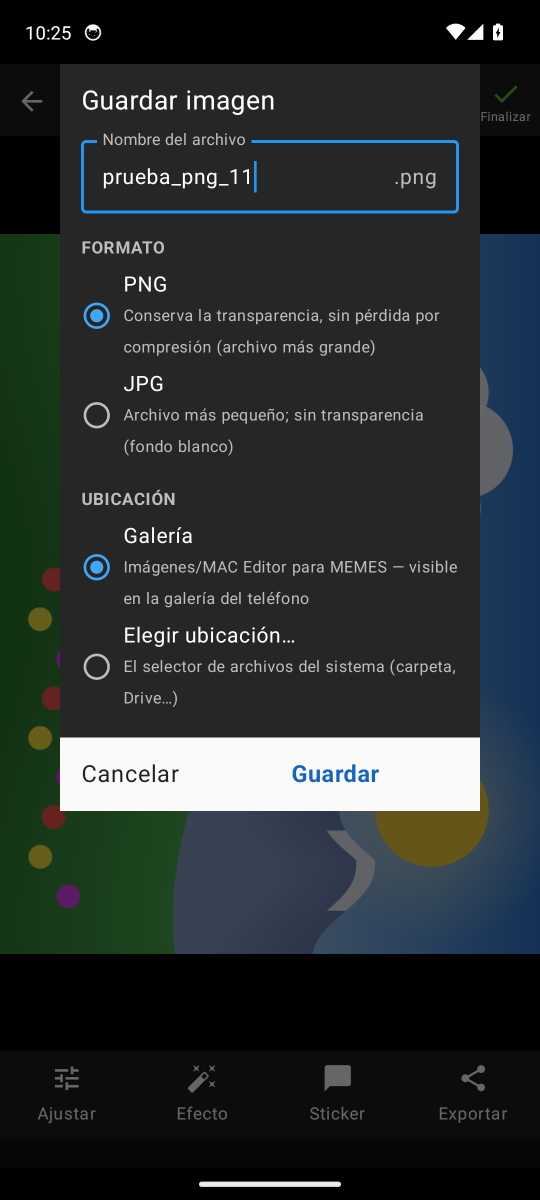
#> input picture 131_guardar_imagen_png.png, 1080 x 2400 px, given in place of ref.png, which was not available (shown at 1/2 size)
$ python compare.py ../..
#> lines starting #> are read from the running program, lines starting #| are printed output that depends on the picture
import sys, json
from PIL import Image, ImageDraw, ImageFont
import numpy as np
D=sys.argv[1]
ref=Image.open(f'{D}/ref.png').convert('RGB')
#> ref is the input picture: PIL image 1080x2400 RGB; mean R, G, B 41.7, 47.5, 47.6
cols=[(9,257),(264,514),(519,767),(774,1022),(1029,1277),(1284,1531)]
rows=[(6,379),(430,717),(766,987)]
names=["01_home","02_editor","03_adjust","04_exposure","05_effect","06_twirl","07_sticker","08_balloon_shapes","09_balloon_edit","10_title_editor","11_text_styles","12_paint","13_export","14_crop","15_rotate","16_resize","17_color_filters","18_more"]
def ssim(a,b):
    from scipy.ndimage import gaussian_filter
    a=a.astype(float); b=b.astype(float)
    C1=(0.01*255)**2; C2=(0.03*255)**2
    mu1=gaussian_filter(a,1.5); mu2=gaussian_filter(b,1.5)
    s11=gaussian_filter(a*a,1.5)-mu1*mu1; s22=gaussian_filter(b*b,1.5)-mu2*mu2; s12=gaussian_filter(a*b,1.5)-mu1*mu2
    m=((2*mu1*mu2+C1)*(2*s12+C2))/((mu1**2+mu2**2+C1)*(s11+s22+C2))
    return m
res={}
tiles=[]
for k,n in enumerate(names):
    r,c=divmod(k,6)
    box=(cols[c][0],rows[r][0],cols[c][1],rows[r][1])
    rp=ref.crop(box); w,h=rp.size
#> after `w, h = rp.size`: w = 248; h = 373
    app=Image.open(f'{D}/app/{n}.png').convert('RGB')
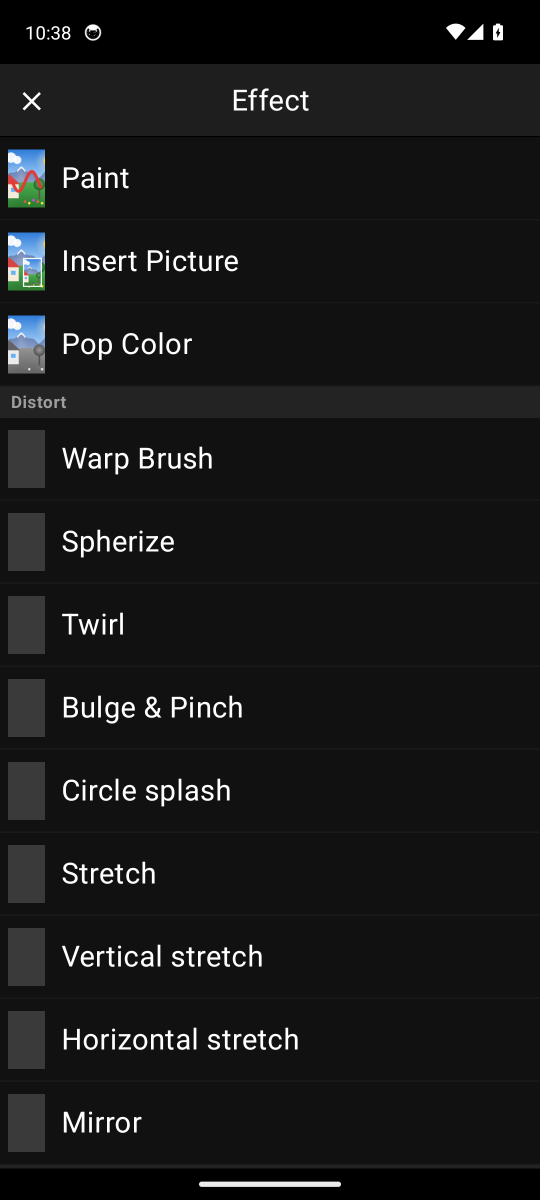
#> input picture 05_effect.png, 1080 x 2400 px, given in place of 01_home.png, which was not available (shown at 1/2 size)
#> app is the input picture: PIL image 1080x2400 RGB; mean R, G, B 24.1, 24.4, 24.5
    if r==0:
        # first row of the reference shows whole screens: whole capture scaled to the panel
        ap=app.resize((w,h),Image.LANCZOS)
    else:
        # rows 2-3 show the top of the screen only: same-aspect top crop
        ch=int(app.width*h/w)
        ap=app.crop((0,0,app.width,min(ch,app.height))).resize((w,h),Image.LANCZOS)
    g1=np.asarray(rp.convert('L')); g2=np.asarray(ap.convert('L'))
    m=ssim(g1,g2)
#> in ssim, `mu1 = gaussian_filter(a, 1.5)`:
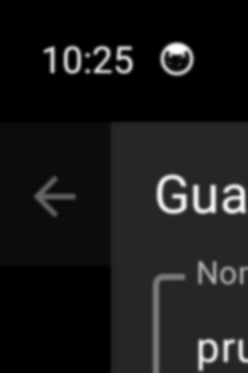
#> mu1: shape (373, 248) float64; min 0, max 254.9, mean 25.1
#> in ssim, `s11 = gaussian_filter(a * a, 1.5) - mu1 * mu1`:
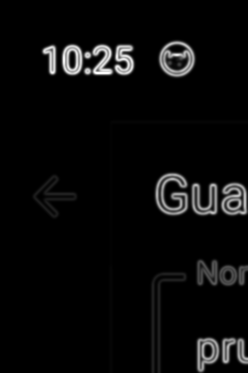
#> s11: shape (373, 248) float64; min 0, max 14949.6, mean 592.3; drawn with min black and max white
#> in ssim, `s22 = gaussian_filter(b * b, 1.5) - mu2 * mu2`:
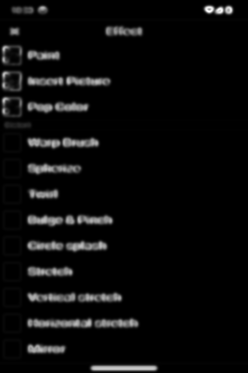
#> s22: shape (373, 248) float64; min 0, max 12695.5, mean 555.6; drawn with min black and max white
#> in ssim, `m=((2*mu1*mu2+C1)*(2*s12+C2))/((mu1**2+mu2**2+C1)*(s11+s22+C2))`:
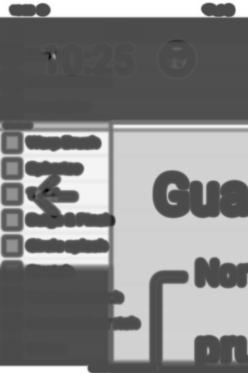
#> m: shape (373, 248) float64; min -0.417, max 1, mean 0.322; drawn with min black and max white
    # regions: top bar (status + title bar ~ first 12%), content
    tb=int(h*0.13)
#> tb = 48
    res[n]={"whole":float(m.mean()),"top_bar":float(m[:tb].mean()),"rest":float(m[tb:].mean())}
    t=Image.new('RGB',(w*2+12,h+22),(40,40,44)); t.paste(rp,(0,22)); t.paste(ap,(w+12,22))
#> after `t.paste(rp, (0, 22))`:
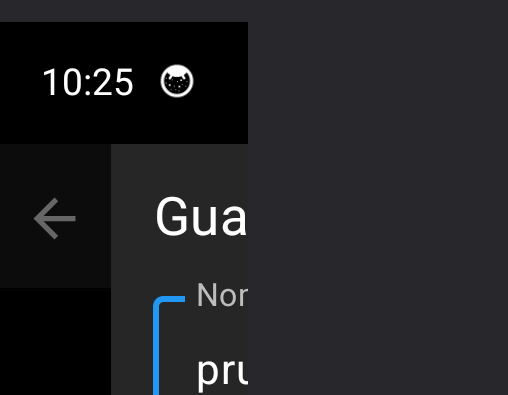
#> t: PIL image 508x395 RGB; mean R, G, B 32.8, 33.2, 35.7
#> after `t.paste(ap, (w + 12, 22))`:
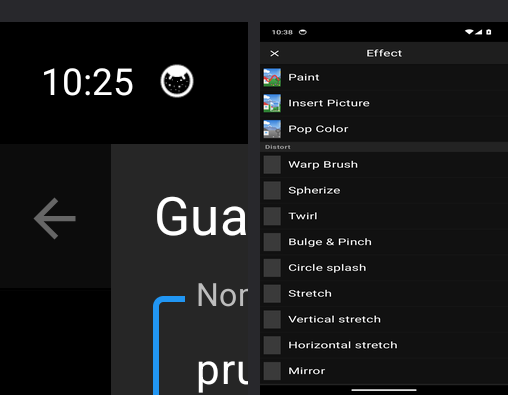
#> t: PIL image 508x395 RGB; mean R, G, B 25.5, 26, 26.7
#> (the run stopped early here; a loop or call above may not have finished)
